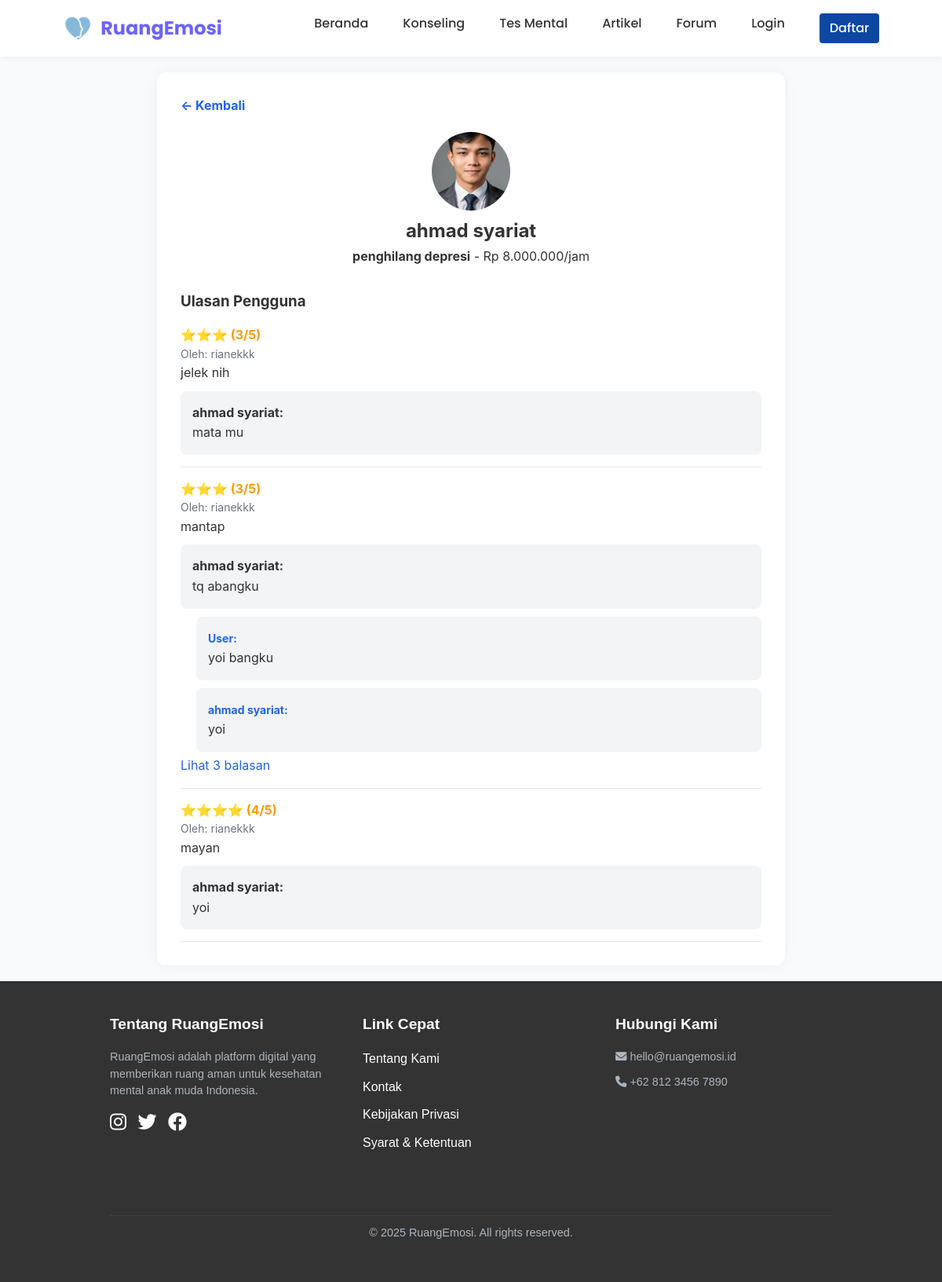
Page /consultation/review.php?counselor_id=13 on the committed database.
### tables this page shows
CREATE TABLE `counselors` (
  `counselor_id` int NOT NULL,
  `user_id` int NOT NULL,
  `specialization` varchar(100) NOT NULL,
  `qualifications` text NOT NULL,
  `experience` text,
  `availability` text,
  `rating` decimal(3,1) DEFAULT '0.0',
  `session_count` int DEFAULT '0',
  `hourly_rate` decimal(10,2) DEFAULT '0.00',
  `certificate_path` varchar(255) DEFAULT NULL,
  `photo` varchar(255) DEFAULT NULL
);

CREATE TABLE `users` (
  `user_id` int NOT NULL,
  `username` varchar(50) NOT NULL,
  `email` varchar(100) NOT NULL,
  `password` varchar(255) NOT NULL,
  `full_name` varchar(100) DEFAULT NULL,
  `birth_date` date DEFAULT NULL,
  `gender` enum('L','P','Lainnya') DEFAULT NULL,
  `is_anonymous` tinyint(1) DEFAULT '1',
  `is_counselor` tinyint(1) DEFAULT '0',
  `bio` text,
  `profile_pic` varchar(255) DEFAULT NULL,
  `created_at` timestamp NULL DEFAULT CURRENT_TIMESTAMP,
  `updated_at` timestamp NULL DEFAULT CURRENT_TIMESTAMP ON UPDATE CURRENT_TIMESTAMP,
  `is_admin` tinyint(1) DEFAULT '0',
  `remember_token` varchar(64) DEFAULT NULL,
  `remember_token_expiry` datetime DEFAULT NULL,
  `reset_token` varchar(64) DEFAULT NULL,
  `reset_token_expiry` datetime DEFAULT NULL,
  `reset_attempts` int DEFAULT '0',
  `status` enum('active','pending') DEFAULT 'active',
  `profile_image` varchar(255) DEFAULT 'default.png'
);

CREATE TABLE `consultations` (
  `consultation_id` int NOT NULL,
  `user_id` int NOT NULL,
  `counselor_id` int NOT NULL,
  `schedule` datetime DEFAULT NULL,
  `duration` int DEFAULT '60',
  `status` enum('pending','confirmed','completed','cancelled','accepted','rejected') DEFAULT 'pending',
  `notes` text,
  `rating` int DEFAULT NULL,
  `feedback` text,
  `created_at` timestamp NULL DEFAULT CURRENT_TIMESTAMP,
  `updated_at` timestamp NULL DEFAULT CURRENT_TIMESTAMP ON UPDATE CURRENT_TIMESTAMP,
  `start_time` time DEFAULT NULL,
  `end_time` time DEFAULT NULL,
  `meeting_link` varchar(255) DEFAULT NULL,
  `review` text,
  `counselor_reply` text,
  `reply_date` datetime DEFAULT NULL
);

CREATE TABLE `consultation_replies` (
  `id` int NOT NULL,
  `consultation_id` int NOT NULL,
  `user_id` int NOT NULL,
  `message` text NOT NULL,
  `parent_reply_id` int DEFAULT NULL,
  `created_at` datetime DEFAULT CURRENT_TIMESTAMP
);

### consultation/review.php (the view, shortened to what this page needs)
<?php
include '../includes/config.php';
$counselor_id = intval($_GET['counselor_id']);
$current_user_id = isset($_SESSION['user_id']) ? intval($_SESSION['user_id']) : 0;
$cQ = "
    SELECT c.counselor_id,
           c.user_id AS counselor_user_id,
           c.specialization,
           c.photo,
           c.hourly_rate,
           u.full_name AS counselor_name
    FROM counselors c
    JOIN users u ON c.user_id = u.user_id
    WHERE c.counselor_id = $counselor_id
";
$counselor = $conn->query($cQ)->fetch_assoc();
$rQ = "
    SELECT con.consultation_id,
           con.user_id AS reviewer_id,
           con.rating,
           con.review,
           con.counselor_reply,
           con.reply_date,
           u.full_name AS reviewer_name
    FROM consultations con
    JOIN users u ON con.user_id = u.user_id
    WHERE con.counselor_id = $counselor_id
      AND con.rating IS NOT NULL
      AND con.review <> ''
    ORDER BY con.consultation_id DESC
";
$res = $conn->query($rQ);
$reviews = [];
$ids = [];
while ($row = $res->fetch_assoc()) {
  $reviews[] = $row;
  $ids[] = $row['consultation_id'];
}
$messages = [];
if (!empty($ids)) {
  $idList = implode(',', $ids);
  $mq = "
        SELECT id,
               consultation_id,
               user_id,
               message,
               parent_reply_id,
               created_at
        FROM consultation_replies
        WHERE consultation_id IN ($idList)
        ORDER BY created_at ASC
    ";
  $mr = $conn->query($mq);
  while ($m = $mr->fetch_assoc()) {
    $cid = $m['consultation_id'];
    $pid = $m['parent_reply_id'] ?: 0;
    $messages[$cid][$pid][] = $m;
  }
}
?>
<!DOCTYPE html>
<html lang="id">
<head>
<?php include '../includes/header.php'; ?>
</head>
<body>
  <div class="review-page">
    <div class="container">
      <a href="index.php" class="back">&larr; Kembali</a>
      <div class="counselor-info">
        <img src="../<?= htmlspecialchars($counselor['photo']) ?>" alt="Foto Konselor">
        <h2><?= htmlspecialchars($counselor['counselor_name']) ?></h2>
        <p><strong><?= htmlspecialchars($counselor['specialization']) ?></strong> - Rp <?= number_format($counselor['hourly_rate'], 0, ',', '.') ?>/jam</p>
      </div>
      <h3>Ulasan Pengguna</h3>
      <?php if (!empty($reviews)): ?>
        <?php foreach ($reviews as $r): ?>
          <div class="review">
            <div class="rating"><?= str_repeat('⭐', $r['rating']) ?> (<?= $r['rating'] ?>/5)</div>
            <div class="user">Oleh: <?= htmlspecialchars($r['reviewer_name']) ?></div>
            <p><?= htmlspecialchars($r['review']) ?></p>
            <?php if ($r['counselor_reply']): ?>
              <div class="reply-box">
                <strong><?= htmlspecialchars($counselor['counselor_name']) ?>:</strong>
                <p><?= htmlspecialchars($r['counselor_reply']) ?></p>
              </div>
            <?php endif; ?>
            <?php $msgs = $messages[$r['consultation_id']] ?? []; ?>
            <?php if (isset($msgs[0])): ?>
              <?php $total = count($msgs[0]); ?>
              <?php foreach ($msgs[0] as $i => $msg): ?>
                <div class="message <?= $i >= 1 ? 'hidden' : '' ?>">
                  <strong><?= $msg['user_id'] == $current_user_id ? 'Anda' : 'User' ?>:</strong>
                  <p><?= htmlspecialchars($msg['message']) ?></p>
                </div>
                <?php if (isset($msgs[$msg['id']])): ?>
                  <?php foreach ($msgs[$msg['id']] as $child): ?>
                    <div class="message message">
                      <strong><?= htmlspecialchars($counselor['counselor_name']) ?>:</strong>
                      <p><?= htmlspecialchars($child['message']) ?></p>
                    </div>
                  <?php endforeach; ?>
                <?php endif; ?>
              <?php endforeach; ?>
              <?php if ($total > 3): ?>
                <span class="see-more">Lihat <?= $total - 1 ?> balasan</span>
              <?php endif; ?>
            <?php endif; ?>
          </div>
        <?php endforeach; ?>
      <?php else: ?>
        <p class="user">Belum ada ulasan untuk konselor ini.</p>
      <?php endif; ?>
    </div>
  </div>
  <?php include '../includes/footer.php'; ?>

### assets/css/style.css (style rules this page uses)
:root { --primary-color: #6C63FF; --secondary-color: #4D44DB; --accent-color: #FF6584; --light-color: #F8F9FA; --dark-color: #212529; --gray-color: #6C757D; --light-gray: #E9ECEF; --success-color: #28A745; --warning-color: #FFC107; --danger-color: #DC3545; --pastel-blue: #A7C5EB; --pastel-purple: #C4A7E8; --pastel-pink: #F5C3C2; --pastel-green: #C1E1C1; }
* { margin: 0; padding: 0; box-sizing: border-box; }
body { font-family: 'Poppins', sans-serif; line-height: 1.6; color: var(--dark-color); background-color: #F9F9F9; }
.container { width: 100%; max-width: 1200px; margin: 0 auto; padding: 0 20px; }
a { text-decoration: none; color: var(--primary-color); transition: all 0.3s ease; }

### consultation/review.php (style rules this page uses)
.review-page { font-family: 'Inter', sans-serif; background: #f9fafb; margin: 0; padding: 20px; }
.review-page .container { max-width: 800px; margin: auto; background: #fff; border-radius: 12px; padding: 30px; box-shadow: 0 0 15px rgba(0, 0, 0, .05); }
.review-page .back { display: inline-block; margin-bottom: 20px; text-decoration: none; color: #2563eb; font-weight: bold; }
.review-page .counselor-info { text-align: center; margin-bottom: 30px; }
.review-page .counselor-info img { width: 100px; height: 100px; border-radius: 50%; object-fit: cover; }
.review-page .review { border-bottom: 1px solid #e5e7eb; padding: 15px 0; }
.review-page .rating { color: #f59e0b; font-weight: bold; }
.review-page .user, .review-page .message strong { font-size: 14px; color: #2563eb; cursor: pointer; }
.review-page .user { color: #6b7280; }
.review-page .reply-box, .review-page .message { background: #f3f4f6; padding: 15px; border-radius: 8px; margin-top: 10px; }
.review-page .message { margin-left: 20px; }
.review-page .see-more { color: #2563eb; cursor: pointer; margin-top: 5px; display: inline-block; }

### includes/header.php (style rules this page uses)
* { margin: 0; padding: 0; box-sizing: border-box; }
body { font-family: 'Poppins', sans-serif; line-height: 1.6; color: #333; background-color: #f8f9fa; }
.container { width: 90%; max-width: 1200px; margin: 0 auto; }

### rows in the picture
counselors: photo (picture), user.full_name "ahmad syariat", specialization "penghilang depresi", hourly_rate "8.000.000"
consultations: rating "⭐⭐⭐", rating "3", user.full_name "rianekkk", review "jelek nih", counselor_reply "mata mu"
users: full_name "ahmad syariat"
consultations: rating "⭐⭐⭐", rating "3", user.full_name "rianekkk", review "mantap", counselor_reply "tq abangku", $total-1 "3"
consultation_replies: shows "User", message "yoi bangku"
consultation_replies: user.full_name "ahmad syariat", message "yoi"
consultations: rating "⭐⭐⭐⭐", rating "4", user.full_name "rianekkk", review "mayan", counselor_reply "yoi"
